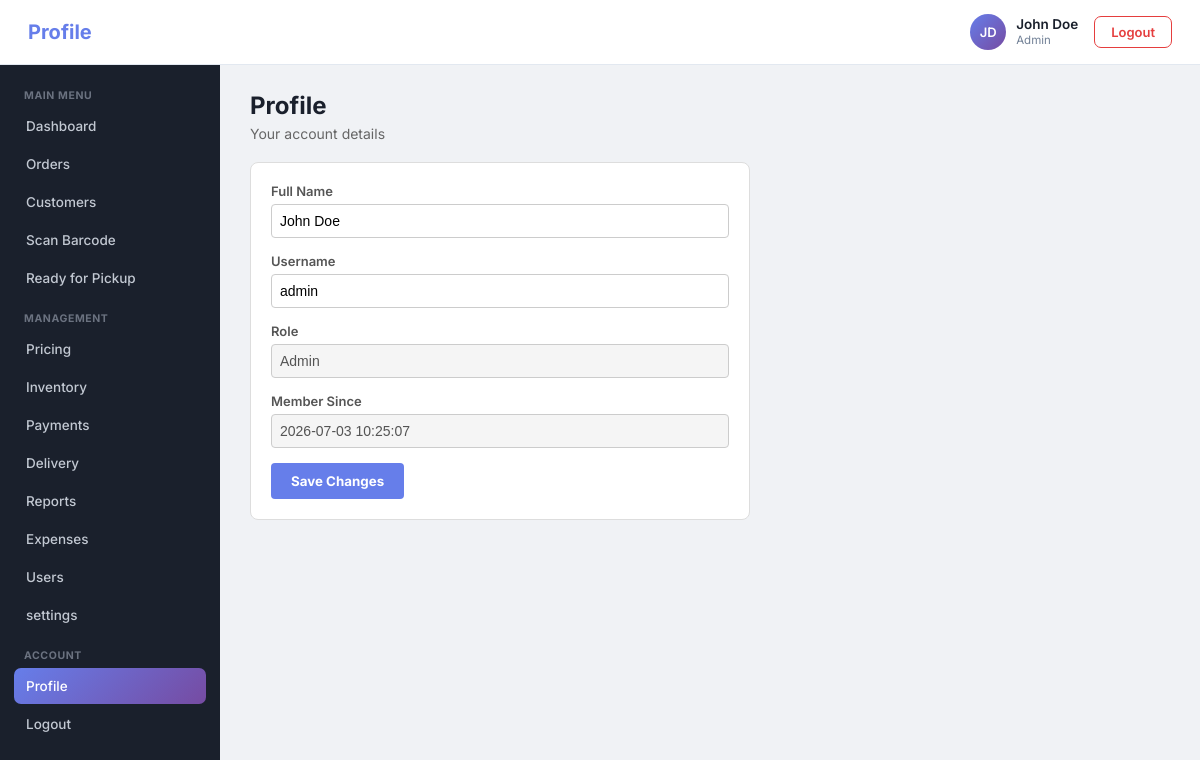
The app's page /profile.php (signed in) with its own data.
### tables this page shows
CREATE TABLE `users` (
  `id` int(11) NOT NULL,
  `full_name` varchar(100) NOT NULL,
  `username` varchar(50) NOT NULL,
  `password` varchar(255) NOT NULL,
  `role` enum('staff','manager','admin','rider') NOT NULL DEFAULT 'staff',
  `status` enum('active','inactive') DEFAULT 'active',
  `created_at` datetime NOT NULL DEFAULT current_timestamp(),
  `google_id` varchar(100) DEFAULT NULL,
  `email` varchar(255) DEFAULT NULL,
  `picture` varchar(500) DEFAULT NULL
);

### profile.php (the view, shortened to what this page needs)
<?php
require_once 'db_config.php';
$id = $_SESSION['user_id'];
$res = $conn->query("SELECT * FROM users WHERE id = $id");
$user = $res->fetch_assoc();
include 'header.php';
?>
<div style="margin-bottom: 20px;">
    <h1 style="font-size: 24px; margin-bottom: 5px;">Profile</h1>
    <p style="color: #666; font-size: 14px;">Your account details</p>
</div>
<div style="background: white; padding: 20px; border-radius: 8px; border: 1px solid #ddd; max-width: 500px;">
    <form method="POST">
        <div style="margin-bottom: 15px;">
            <label style="display: block; font-size: 13px; color: #555; margin-bottom: 5px; font-weight: 600;">Full Name</label>
            <input type="text" name="full_name" value="<?php echo htmlspecialchars($user['full_name']); ?>" required
                   style="width: 100%; padding: 8px; border: 1px solid #ccc; border-radius: 4px; font-size: 14px;">
        </div>
        <div style="margin-bottom: 15px;">
            <label style="display: block; font-size: 13px; color: #555; margin-bottom: 5px; font-weight: 600;">Username</label>
            <input type="text" name="username" value="<?php echo htmlspecialchars($user['username']); ?>" required
                   style="width: 100%; padding: 8px; border: 1px solid #ccc; border-radius: 4px; font-size: 14px;">
        </div>
        <div style="margin-bottom: 15px;">
            <label style="display: block; font-size: 13px; color: #555; margin-bottom: 5px; font-weight: 600;">Role</label>
            <input type="text" value="<?php echo ucfirst($user['role']); ?>" disabled
                   style="width: 100%; padding: 8px; border: 1px solid #ccc; border-radius: 4px; font-size: 14px; background: #f5f5f5;">
        </div>
        <div style="margin-bottom: 15px;">
            <label style="display: block; font-size: 13px; color: #555; margin-bottom: 5px; font-weight: 600;">Member Since</label>
            <input type="text" value="<?php echo $user['created_at']; ?>" disabled
                   style="width: 100%; padding: 8px; border: 1px solid #ccc; border-radius: 4px; font-size: 14px; background: #f5f5f5;">
        </div>
        <button type="submit" style="background: #667eea; color: white; border: none; padding: 10px 20px; border-radius: 4px; font-weight: bold; cursor: pointer;">Save Changes</button>
    </form>
</div>
<?php include 'footer.php'; ?>

### header.php (style rules this page uses)
:root { --accent-1: #667eea; --accent-2: #764ba2; --sidebar-bg: #1a202c; --sidebar-hover: #252e3d; --page-bg: #f0f2f5; --card-bg: #ffffff; --border-light: #e2e8f0; --text-dark: #1a202c; --text-mid: #4a5568; --text-muted: #718096; --danger: #e53e3e; --success: #2f855a; --warning: #b7791f; }
* { margin: 0; padding: 0; box-sizing: border-box; }
body { font-family: 'Inter', sans-serif; background: var(--page-bg); color: var(--text-dark); min-height: 100vh; }
button { font-family: inherit; }

### records on screen
users: full_name "John Doe", username "admin", role "Admin", created_at "2026-07-03 10:25:07"

### other values on screen
$pageTitle "Profile"
$initials "JD"
$fullName "John Doe"
$role "Admin"
